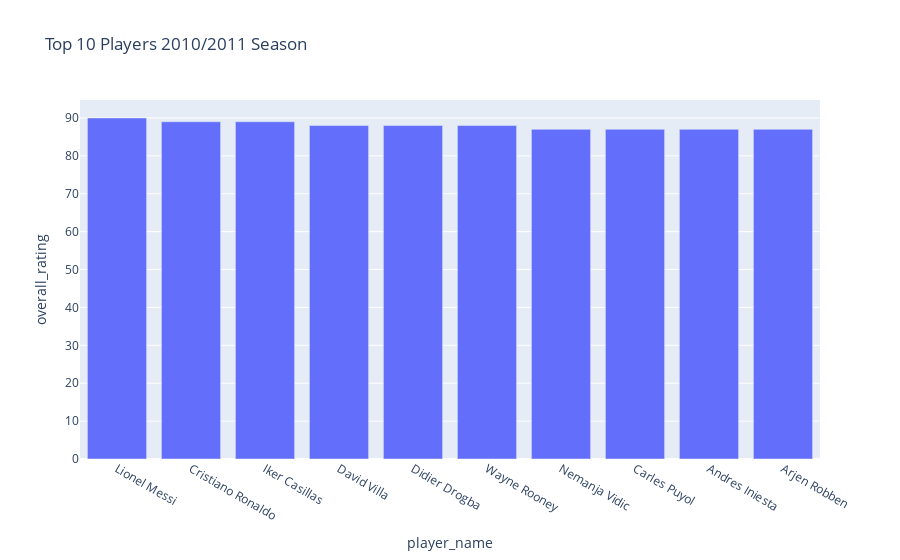

Write notebook code for a chart like this one.
### Code cell
first_10 = player_data_2011.sort_values(['overall_rating'], ascending=False)[['player_name','overall_rating']][:10].copy()
px.bar(first_10 , x='player_name' , y='overall_rating', title='Top 10 Players 2010/2011 Season')

### Figure 1 — Plotly figure (JSON) as saved in the notebook; plotly's stock layout.template omitted (floating-point values rounded to 4 significant figures)
{"data": [{"alignmentgroup": "True", "hovertemplate": "player_name=%{x}<br>overall_rating=%{y}<extra></extra>", "legendgroup": "", "marker": {"color": "#636efa", "pattern": {"shape": ""}}, "name": "", "offsetgroup": "", "orientation": "v", "showlegend": false, "textposition": "auto", "type": "bar", "x": ["Lionel Messi", "Cristiano Ronaldo", "Iker Casillas", "David Villa", "Didier Drogba", "Wayne Rooney", "Nemanja Vidic", "Carles Puyol", "Andres Iniesta", "Arjen Robben"], "xaxis": "x", "y": [90, 89, 89, 88, 88, 88, 87, 87, 87, 87], "yaxis": "y"}], "layout": {"barmode": "relative", "legend": {"tracegroupgap": 0}, "title": {"text": "Top 10 Players 2010/2011 Season"}, "xaxis": {"anchor": "y", "domain": [0, 1], "title": {"text": "player_name"}}, "yaxis": {"anchor": "x", "domain": [0, 1], "title": {"text": "overall_rating"}}}}
